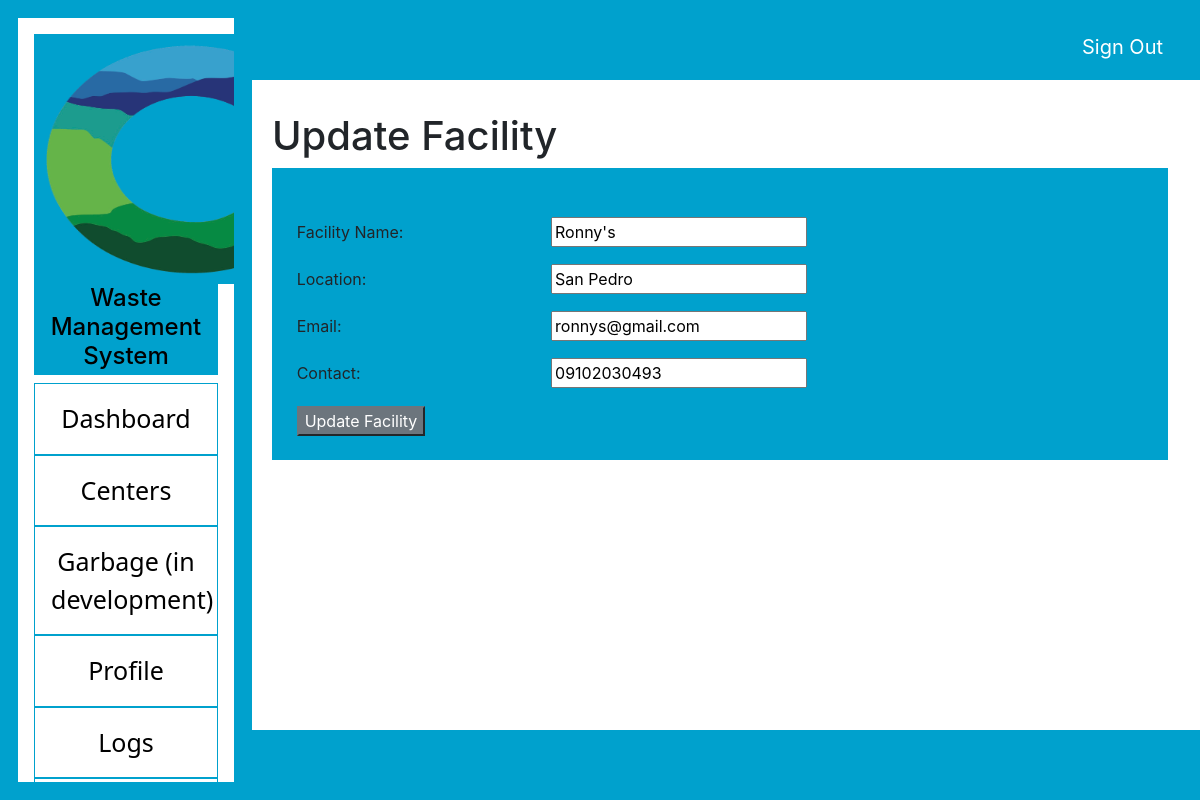
Page /admin/updatefacility.php?ID=1 (signed in) on the committed database.
### tables this page shows
CREATE TABLE `facility` (
  `id` int(11) NOT NULL,
  `facilityname` varchar(255) NOT NULL,
  `location` varchar(255) NOT NULL,
  `email` varchar(255) NOT NULL,
  `contact` varchar(255) NOT NULL
);

### admin/updatefacility.php (the view, shortened to what this page needs)
<?php
include ('connections/connection.php');
if (!isset($_GET['ID'])){
    $_SESSION['update'] = "<div class='message warning'>Facility Not Found.</div>";
    header("Location: mrfs.php");
} else {
    $id = $_GET['ID'];
    $sql = "SELECT * FROM facility WHERE id = $id";
    $result = mysqli_query($conn, $sql);
    $row = mysqli_fetch_assoc($result);
}
?>
<!DOCTYPE HTML>
<html>
<head>
    <link href="css/style.css" rel="stylesheet" type="text/css"/></link>
    <link rel="stylesheet" href="https://maxcdn.bootstrapcdn.com/bootstrap/4.0.0/css/bootstrap.min.css"></link>
</head>
<body>
    <header id="siteHeader"></header>
    <article id="siteArticle">
        <div class="dashboard">
        <span><h1>Update Facility</h1></span>
            <div class="updatefacility">
            <br>
            <form action="" method="POST" enctype="multipart/form-data">
                <table class="tbl-40">
                    <tr>
                        <td>Facility Name:</td>
                        <td> <input type="text" name="fname" value="<?php echo $row['facilityname']; ?>" autocomplete="off" required></td>
                    </tr>
                    <tr>
                        <td>Location:</td>
                        <td>
                            <input type="text" name="flocation" value="<?php echo $row['location']; ?>" autocomplete="off" required>
                        </td>
                    </tr>
                    <tr>
                        <td>Email:</td>
                        <td>
                            <input type="text" name="femail" value="<?php echo $row['email']; ?>" autocomplete="off" required>
                        </td>
                    </tr>
                    <tr>
                        <td>Contact:</td>
                        <td>
                            <input type="text" name="fcontact" value="<?php echo $row['contact']; ?>" autocomplete="off" required>
                        </td>
                    </tr>
                    <tr>
                        <td colspan="2">
                            <input type="submit" name="submit" value="Update Facility" class="btn-secondary">
                        </td>
                    </tr>
                </table>
            </form>
            </div>
        </div>
    </article>
    <nav id="sideNav">
        <div class="snav">
            <?php include('sidenav.php');?>
        </div>
    </nav>
    <div id="sitelogout">
        <div class="loginout">
            <a href="logout.php">Sign Out</a>
        </div>
    </div>
    <footer id="siteFooter"></footer>
</body>
</html>

### admin/css/style.css (style rules this page uses)
body { display: grid; grid-template-areas: "header header logout" "nav article article" "nav footer footer"; grid-template-rows: 80px 1fr 70px; grid-template-columns: 20% 1fr 15%; height: 100vh; margin: 0; }
header, footer, nav, div { padding: 1.0em; background: rgb(0, 161, 205); }
.snav { border-style: solid; border-width: 2px; border-color: rgb(0, 161, 205); z-index: 1; top: 0; left: 0; height: 100%; overflow-x: hidden; background-color: white; color: black; }
nav { position: fixed; width: 21%; height: 100%; }
article { padding: 1.0em; }
#siteHeader { grid-area: header; }
#siteFooter { grid-area: footer; }
#siteArticle { grid-area: article; }
#sideNav { grid-area: nav; }
#sitelogout { grid-area: logout; }
.loginout { text-align: right; }
.loginout a { color: white; padding: 5px; font-size:20px; }
.dashboard { height: 100%; background-color:white; }
table tr td { padding: 1%; }
.tbl-40 { width: 100%; }

### rows in the picture
facility: fname "Ronny's", flocation "San Pedro", femail "ronnys@gmail.com", fcontact "09102030493"
